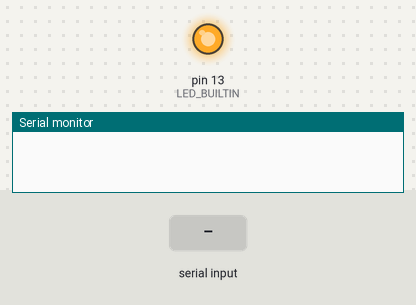
Bench run of a sketch on a simulated Arduino Uno, built with avr-gcc and run on an emulated ATmega328P. Shown: output pins drawn as LEDs (lit = HIGH), the last lines printed to the serial monitor. The inputs (shaded band) are chosen by the test bench.

Above: at 1.2 s.
1.3 s: "30,150\n" received over Serial
At 1.7 s:
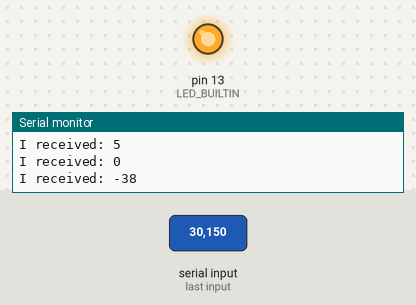
2.8 s: "1\n" received over Serial
At 3.1 s:
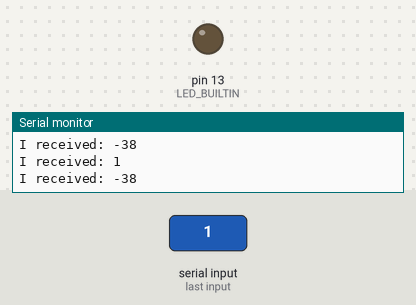
4.3 s: "90,45\n" received over Serial
At 5.5 s:
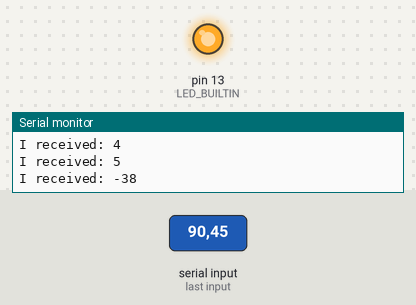
Timing chart, 0 to 7.3 s (numbered marks = the images above; inputs shaded):
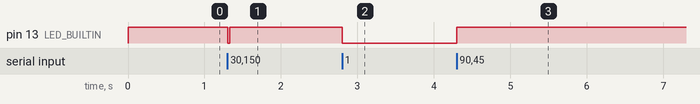

The sketch:

serial_gpio_control.ino
```cpp
int incomingByte = 0;   // for incoming serial data

void setup() {
        Serial.begin(9600);     // opens serial port, sets data rate to 9600 bps
        pinMode(LED_BUILTIN, OUTPUT);
        digitalWrite(LED_BUILTIN, LOW);
}

void loop() {

        // send data only when you receive data:
        if (Serial.available() > 0) {
              // read the incoming byte:
              incomingByte = Serial.read();
              incomingByte = incomingByte - 48;
              Serial.print("I received: ");
              Serial.println(incomingByte);
        }
        if (incomingByte == 0){
          digitalWrite(LED_BUILTIN, HIGH);  //Outputs are inverted
        }
        else if (incomingByte == 1){
          digitalWrite(LED_BUILTIN, LOW); //Outputs are inverted
        }
}
```

Measured:
- after the input at 1.3 s, pin 13 (LED_BUILTIN): HIGH → LOW at once, → HIGH 0.02 s later
- after the input at 2.8 s, pin 13 (LED_BUILTIN): HIGH → LOW at once
- after the input at 4.3 s, pin 13 (LED_BUILTIN): LOW → HIGH at once
